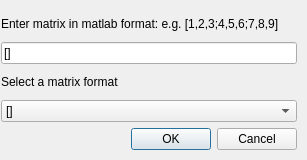
<?xml version="1.0" encoding="UTF-8"?>
<ui version="4.0">
 <class>Matrix</class>
 <widget class="QDialog" name="Matrix">
  <property name="geometry">
   <rect>
    <x>0</x>
    <y>0</y>
    <width>307</width>
    <height>160</height>
   </rect>
  </property>
  <property name="windowTitle">
   <string>Dialog</string>
  </property>
  <widget class="QWidget" name="">
   <property name="geometry">
    <rect>
     <x>1</x>
     <y>11</y>
     <width>296</width>
     <height>139</height>
    </rect>
   </property>
   <layout class="QVBoxLayout" name="verticalLayout">
    <item>
     <widget class="QLabel" name="label">
      <property name="text">
       <string>Enter matrix in matlab format: e.g. [1,2,3;4,5,6;7,8,9]</string>
      </property>
     </widget>
    </item>
    <item>
     <widget class="QLineEdit" name="lineEdit">
      <property name="text">
       <string>[]</string>
      </property>
     </widget>
    </item>
    <item>
     <widget class="QLabel" name="label_2">
      <property name="text">
       <string>Select a matrix format</string>
      </property>
     </widget>
    </item>
    <item>
     <widget class="QComboBox" name="comboBox">
      <item>
       <property name="text">
        <string>[]</string>
       </property>
      </item>
      <item>
       <property name="text">
        <string>{}</string>
       </property>
      </item>
      <item>
       <property name="text">
        <string>()</string>
       </property>
      </item>
      <item>
       <property name="text">
        <string>||</string>
       </property>
      </item>
     </widget>
    </item>
    <item>
     <widget class="QDialogButtonBox" name="buttonBox">
      <property name="orientation">
       <enum>Qt::Horizontal</enum>
      </property>
      <property name="standardButtons">
       <set>QDialogButtonBox::Cancel|QDialogButtonBox::Ok</set>
      </property>
     </widget>
    </item>
   </layout>
  </widget>
 </widget>
 <resources/>
 <connections>
  <connection>
   <sender>buttonBox</sender>
   <signal>rejected()</signal>
   <receiver>Matrix</receiver>
   <slot>reject()</slot>
   <hints>
    <hint type="sourcelabel">
     <x>316</x>
     <y>260</y>
    </hint>
    <hint type="destinationlabel">
     <x>286</x>
     <y>274</y>
    </hint>
   </hints>
  </connection>
  <connection>
   <sender>buttonBox</sender>
   <signal>accepted()</signal>
   <receiver>Matrix</receiver>
   <slot>accept()</slot>
   <hints>
    <hint type="sourcelabel">
     <x>248</x>
     <y>254</y>
    </hint>
    <hint type="destinationlabel">
     <x>157</x>
     <y>274</y>
    </hint>
   </hints>
  </connection>
 </connections>
</ui>
